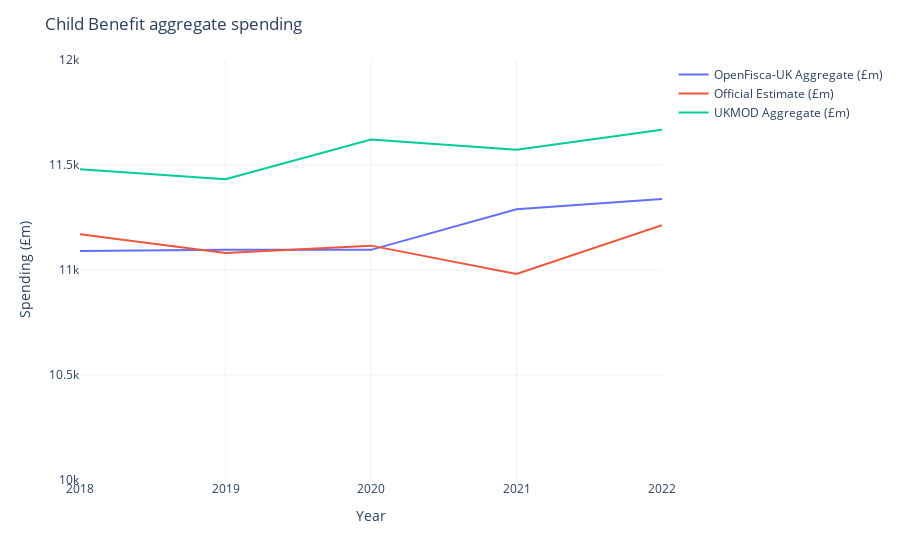

Notebook code cell kept with this figure:
### Code cell
import plotly.express as px

px.line(
    aggregates,
    x="Year",
    y=[
        "OpenFisca-UK Aggregate (£m)",
        "Official Estimate (£m)",
        "UKMOD Aggregate (£m)",
    ],
).update_layout(
    template="plotly_white",
    title="Child Benefit aggregate spending",
    xaxis_tickvals=list(range(2018, 2023)),
    yaxis_title="Spending (£m)",
    legend_title="",
    yaxis_range=(10_000, 12_000),
)

### Figure 1 — Plotly figure (JSON) as saved in the notebook; plotly's stock layout.template omitted (floating-point values rounded to 4 significant figures)
{"data": [{"hovertemplate": "variable=OpenFisca-UK Aggregate (£m)<br>Year=%{x}<br>value=%{y}<extra></extra>", "legendgroup": "OpenFisca-UK Aggregate (£m)", "line": {"color": "#636efa", "dash": "solid"}, "marker": {"symbol": "circle"}, "mode": "lines", "name": "OpenFisca-UK Aggregate (£m)", "orientation": "v", "showlegend": true, "type": "scatter", "x": [2018, 2019, 2020, 2021, 2022], "xaxis": "x", "y": [11090, 11096, 11096, 11289, 11338], "yaxis": "y"}, {"hovertemplate": "variable=Official Estimate (£m)<br>Year=%{x}<br>value=%{y}<extra></extra>", "legendgroup": "Official Estimate (£m)", "line": {"color": "#EF553B", "dash": "solid"}, "marker": {"symbol": "circle"}, "mode": "lines", "name": "Official Estimate (£m)", "orientation": "v", "showlegend": true, "type": "scatter", "x": [2018, 2019, 2020, 2021, 2022], "xaxis": "x", "y": [11170, 11081, 11116, 10981, 11213], "yaxis": "y"}, {"hovertemplate": "variable=UKMOD Aggregate (£m)<br>Year=%{x}<br>value=%{y}<extra></extra>", "legendgroup": "UKMOD Aggregate (£m)", "line": {"color": "#00cc96", "dash": "solid"}, "marker": {"symbol": "circle"}, "mode": "lines", "name": "UKMOD Aggregate (£m)", "orientation": "v", "showlegend": true, "type": "scatter", "x": [2018, 2019, 2020, 2021, 2022], "xaxis": "x", "y": [11480, 11432, 11621, 11573, 11668], "yaxis": "y"}], "layout": {"autosize": true, "legend": {"title": {"text": ""}, "tracegroupgap": 0}, "margin": {"t": 60}, "title": {"text": "Child Benefit aggregate spending"}, "xaxis": {"anchor": "y", "autorange": true, "domain": [0, 1], "range": [2018, 2022], "tickvals": [2018, 2019, 2020, 2021, 2022], "title": {"text": "Year"}, "type": "linear"}, "yaxis": {"anchor": "x", "domain": [0, 1], "range": [10000, 12000], "title": {"text": "Spending (£m)"}, "type": "linear"}}}
